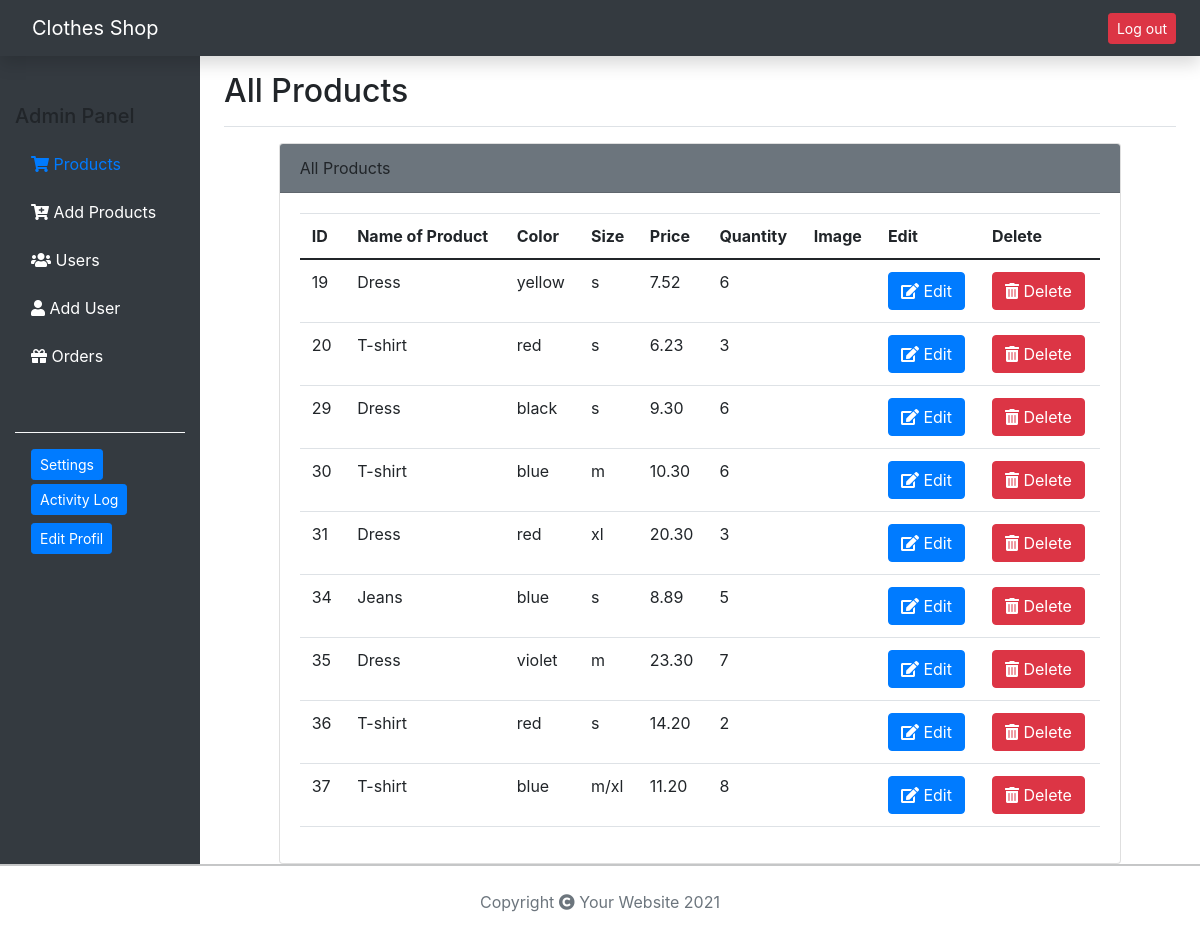
The app's page /admin.php with its own data.
### tables this page shows
CREATE TABLE `products` (
  `id` int(11) NOT NULL,
  `name_product` varchar(255) DEFAULT NULL,
  `color` varchar(255) DEFAULT NULL,
  `size` varchar(10) DEFAULT NULL,
  `price` decimal(5,2) DEFAULT NULL,
  `quantity` varchar(255) DEFAULT NULL,
  `image_url` varchar(255) DEFAULT NULL
);

### lib/Database.php (called while the page is built, shortened)
<?php
abstract class Database{
    private $host = 'localhost';
    private $user = 'root';
    private $password = '';
    private $dbname = 'clothes';
    private function connectDB(){
        try {
            $dsn = "mysql:host=" . $this->host . ";dbname=" . $this->dbname;
            $pdo = new PDO($dsn, $this->user, $this->password);
            $pdo->setAttribute(PDO::ATTR_ERRMODE, PDO::ERRMODE_EXCEPTION);
            return $pdo;
        } catch (Exception $e){
            echo "Lidhja me bazen e shenimeve deshtoi " . $e->getMessage();
        }
    }
    public function prepare($sql){
        return $this->connectDB()->prepare($sql);
    }
    public function getClassName(){
        $class_name = new ReflectionClass($this);
        return $class_name = ucfirst($class_name->getShortName());
    }
    public function get_all(){
        $sql = "SELECT * FROM " . static::$db_table;
        $stmt = $this->prepare($sql);
        $stmt->execute();
        $stmt->setFetchMode(PDO::FETCH_CLASS, __NAMESPACE__ . "\\{$this->getClassName()}");
        $result = $stmt->fetchAll();
        return $result;
    }
}
?>

### lib/Product.php (called while the page is built, shortened)
<?php
include_once 'Database.php';
class Product extends Database{
    private $id;
    private $name_product;
    private $color;
    private $size;
    private $price;
    private $quantity;
    public function getId(){
        return $this->id;
    }
    public function getName_product(){
        return $this->name_product;
    }
    public function getColor(){
        return $this->color;
    }
    public function getSize(){
        return $this->size;
    }
    public function getPrice(){
        return $this->price;
    }
    public function getQuantity(){
        return $this->quantity;
    }
}
?>

### admin.php (the view, shortened to what this page needs)
<html lang="en">
<head>
    <link href="https://cdn.jsdelivr.net/npm/bootstrap@5.0.0-beta1/dist/css/bootstrap.min.css" rel="stylesheet">
    <link rel="stylesheet" href="https://cdnjs.cloudflare.com/ajax/libs/twitter-bootstrap/4.5.2/css/bootstrap.css">
    <link rel="stylesheet" href="https://cdn.datatables.net/1.10.22/css/dataTables.bootstrap4.min.css">
    <link rel="stylesheet" href="https://cdn.datatables.net/responsive/2.2.6/css/responsive.bootstrap4.min.css">
    <link rel="stylesheet" href="https://cdnjs.cloudflare.com/ajax/libs/font-awesome/5.15.1/css/all.min.css">
</head>
<body>
    <header class="navbar navbar-dark sticky-top bg-dark shadow">
        <a class="navbar-brand col-md-3 col-lg-2 px-3" href="#">Clothes Shop</a>
        <a href="logout.php" class=" btn btn-danger btn-sm pl-2 mr-2">Log out</a>
  </header>
    <div class="container-fluid">
        <div class="row">
            <nav id="sidebarMenu" class="col-md-3 col-lg-2 d-md-block bg-dark">
                <div class="position-sticky pt-5">
                    <ul class="nav flex-column">
                    <li class="nav-item  mb-2">
                             <h5> Admin Panel</h5>
                        </li>
                        <li class="nav-item  mb-2">
                            <a class="nav-link active" href="#">
                                <i class="fas fa-shopping-cart"></i>
                                Products
                            </a>
                        </li>
                        <li class="nav-item  mb-2">
                            <a class="nav-link  text-white" href="add_product.php">
                                <i class="fas fa-cart-plus"></i>
                                Add Products
                            </a>
                        </li>
                        <li class="nav-item  mb-2">
                            <a class="nav-link  text-white" href="clients.php">
                                <i class="fas fa-users"></i>
                                Users
                            </a>
                        </li>
                        <li class="nav-item  mb-2">
                            <a class="nav-link  text-white" href="add_client.php">
                                <i class="fas fa-user"></i>
                                Add User
                            </a>
                        </li>
                        <li class="nav-item  mb-2">
                            <a class="nav-link text-white" href="orders.php">
                                <i class="fas fa-gift"></i>
                                  Orders
                            </a>
                        </li>
                    </ul>
                    <div class="border-top border-light p-3  mt-5">
                    <a href="#" class=" btn btn-primary btn-sm pl-2 mr-2">Settings</a>
                    <a href="#" class=" btn btn-primary btn-sm pl-2 mr-2 my-1">Activity Log</a>
                    <a href="edit_profil.php" class=" btn btn-primary btn-sm pl-2 mr-2 my-1">Edit Profil</a>
                </div>
            </div>
</nav>
            <main class="col-md-9 ms-sm-auto col-lg-10 px-md-4">
                <div class="d-flex justify-content-between flex-wrap flex-md-nowrap align-items-center pt-3 pb-2 mb-3 border-bottom">
                    <h1 class="h2">All Products</h1>
                </div>
                <div class="container">
                    <div class="row justify-content-md-center">
                        <div class="col-md-11">
                            <div class="card">
                                <div class="card-header bg-secondary">
                                    All Products
                                </div>
                                <div class="card-body">
                                    <table id="example" class="table responsive sm" style="width:100%">
                                        <thead>
                                            <tr>
                                                <th>ID</th>
                                                <th>Name of Product</th>
                                                <th>Color</th>
                                                <th>Size</th>
                                                <th>Price</th>
                                                <th>Quantity</th>
                                                <th>Image</th>
                                                <th>Edit</th>
                                                <th>Delete</th>
                                             </tr>
                                        </thead>
                                        <tbody>
                                        <?php
                                                    $product = new Product();
                                                    foreach ($product->get_all() as $p){
                                                        echo "<tr>";
                                                        echo "<td> " . $p->getId() . "</td>";
                                                        echo "<td> " . $p->getName_Product() . "</td>";
                                                        echo "<td> " . $p->getColor() . "</td>";
                                                        echo "<td> " . $p->getSize() . "</td>";
                                                        echo "<td> " . $p->getPrice() . "</td>";
                                                        echo "<td> " . $p->getQuantity() . "</td>";
                                                        echo "<td> " . $p->getImage_url() . "</td>";
                                                        echo "<td> <a href='edit_product.php?id=".$p->getId()."' class ='btn btn-primary'><i class ='fa fa-edit'></i> Edit </a></td>";
                                                        echo "<td> <a href='delete_product.php?id=".$p->getId()."' class ='btn btn-danger'><i class ='fa fa-trash-alt'></i> Delete </a></td>";
                                                        echo " </tr>";
                                                    }
                                                    ?>
                                        </tbody>
                                    </table>
                                </div>
                            </div>
                        </div>
                    </div>
                </div>
                                                </div>
                                                </div>
                                                <hr class=" my-0">
    <footer class="">
          <p class=" text-center text-muted my-4">Copyright <i class="fa fa-copyright"></i> Your Website 2021</p>
    </footer>
</body>
</html>

### records on screen
products: id "19", name_product "Dress", color "yellow", size "s", price "7.52", quantity "6"
products: id "20", name_product "T-shirt", color "red", size "s", price "6.23", quantity "3"
products: id "29", name_product "Dress", color "black", size "s", price "9.30", quantity "6"
products: id "30", name_product "T-shirt", color "blue", size "m", price "10.30", quantity "6"
products: id "31", name_product "Dress", color "red", size "xl", price "20.30", quantity "3"
products: id "34", name_product "Jeans", color "blue", size "s", price "8.89", quantity "5"
products: id "35", name_product "Dress", color "violet", size "m", price "23.30", quantity "7"
products: id "36", name_product "T-shirt", color "red", size "s", price "14.20", quantity "2"
products: id "37", name_product "T-shirt", color "blue", size "m/xl", price "11.20", quantity "8"
